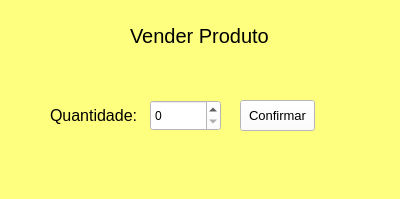
<?xml version="1.0" encoding="UTF-8"?>
<ui version="4.0">
 <class>Form</class>
 <widget class="QWidget" name="Form">
  <property name="geometry">
   <rect>
    <x>0</x>
    <y>0</y>
    <width>400</width>
    <height>199</height>
   </rect>
  </property>
  <property name="windowTitle">
   <string>Form</string>
  </property>
  <property name="styleSheet">
   <string notr="true">background-color: rgb(255, 255, 127);</string>
  </property>
  <widget class="QLabel" name="label">
   <property name="geometry">
    <rect>
     <x>130</x>
     <y>20</y>
     <width>141</width>
     <height>31</height>
    </rect>
   </property>
   <property name="font">
    <font>
     <pointsize>15</pointsize>
    </font>
   </property>
   <property name="text">
    <string>Vender Produto</string>
   </property>
  </widget>
  <widget class="QLabel" name="label_2">
   <property name="geometry">
    <rect>
     <x>50</x>
     <y>100</y>
     <width>91</width>
     <height>31</height>
    </rect>
   </property>
   <property name="font">
    <font>
     <pointsize>12</pointsize>
    </font>
   </property>
   <property name="text">
    <string>Quantidade:</string>
   </property>
  </widget>
  <widget class="QSpinBox" name="spinBox">
   <property name="geometry">
    <rect>
     <x>150</x>
     <y>100</y>
     <width>71</width>
     <height>31</height>
    </rect>
   </property>
   <property name="styleSheet">
    <string notr="true">background-color: rgb(255, 255, 255);</string>
   </property>
  </widget>
  <widget class="QPushButton" name="pushButton">
   <property name="geometry">
    <rect>
     <x>240</x>
     <y>100</y>
     <width>75</width>
     <height>31</height>
    </rect>
   </property>
   <property name="font">
    <font>
     <pointsize>10</pointsize>
    </font>
   </property>
   <property name="styleSheet">
    <string notr="true">background-color: rgb(255, 255, 255);</string>
   </property>
   <property name="text">
    <string>Confirmar</string>
   </property>
  </widget>
 </widget>
 <resources/>
 <connections/>
</ui>
